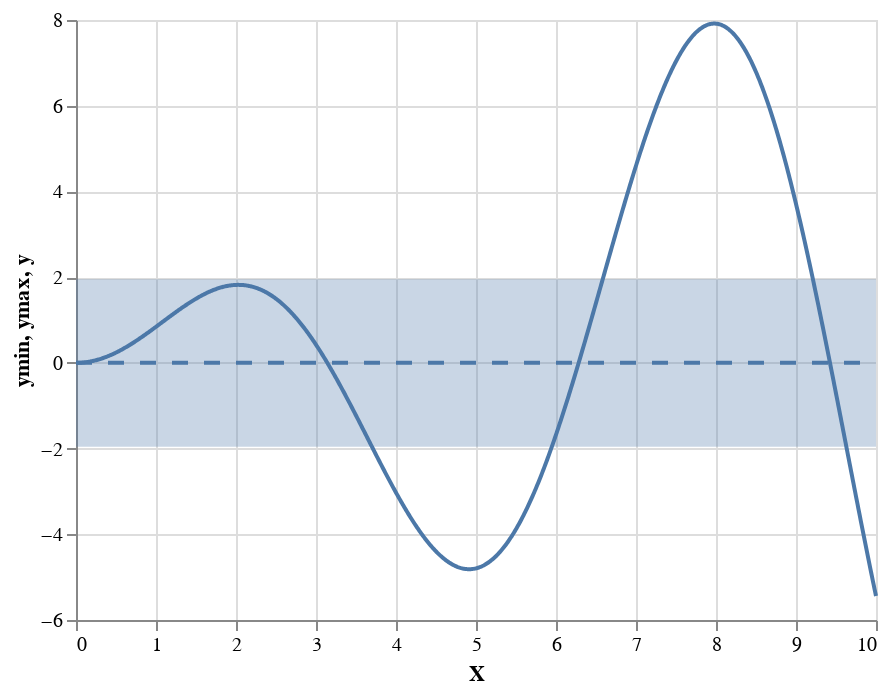

The cell this chart's notebook holds for it:
### Markdown cell above
그럼, 이제 Gaussian Process 모델이 어떻게 학습되는지를 보겠다. 먼저, 아무런 데이터로 학습이 되지 않았을 때는 어떨까? 다음을 확인해보자.

### Code cell
import numpy as np
import pandas as pd
import altair as alt
from sklearn.gaussian_process import GaussianProcessRegressor


gp_model = GaussianProcessRegressor()
mean, std = gp_model.predict(gp_X, return_std=True)

df_true = pd.DataFrame({'X': np.ravel(gp_X), 'y': gp_y})
p_true = alt.Chart(df_true).mark_line().encode(x='X:Q', y='y:Q')

df_pred = pd.DataFrame({'X': np.ravel(gp_X), 'y': mean, 'ymin': mean - 1.96 * std, 'ymax': mean + 1.95 * std})
p_pred = alt.Chart(df_pred).mark_line(strokeDash=(8, 8)).encode(x='X:Q', y='y:Q')
p_area = alt.Chart(df_pred).mark_area(opacity=.3).encode(x='X:Q', y='ymin:Q', y2='ymax:Q')
p_area + p_pred + p_true

### Figure 1 — Vega-Lite specification as saved in the notebook (floating-point values rounded to 4 significant figures; data arrays with more than 128 entries replaced by an {"elided": "..."} marker saying what was removed)
{"config": {"view": {"continuousWidth": 400, "continuousHeight": 300}}, "layer": [{"mark": {"type": "area", "opacity": 0.3}, "encoding": {"x": {"field": "X", "type": "quantitative"}, "y": {"field": "ymin", "type": "quantitative"}, "y2": {"field": "ymax"}}}, {"mark": {"type": "line", "strokeDash": [8, 8]}, "encoding": {"x": {"field": "X", "type": "quantitative"}, "y": {"field": "y", "type": "quantitative"}}}, {"data": {"name": "data-bf8072546c2cf667dd8534dd4a1b3339"}, "mark": "line", "encoding": {"x": {"field": "X", "type": "quantitative"}, "y": {"field": "y", "type": "quantitative"}}}], "data": {"name": "data-7266cb94830140c3306f8ebbeccfa2c0"}, "$schema": "https://vega.github.io/schema/vega-lite/v4.17.0.json", "datasets": {"data-7266cb94830140c3306f8ebbeccfa2c0": {"elided": "1000 records"}, "data-bf8072546c2cf667dd8534dd4a1b3339": {"elided": "1000 records"}}}
